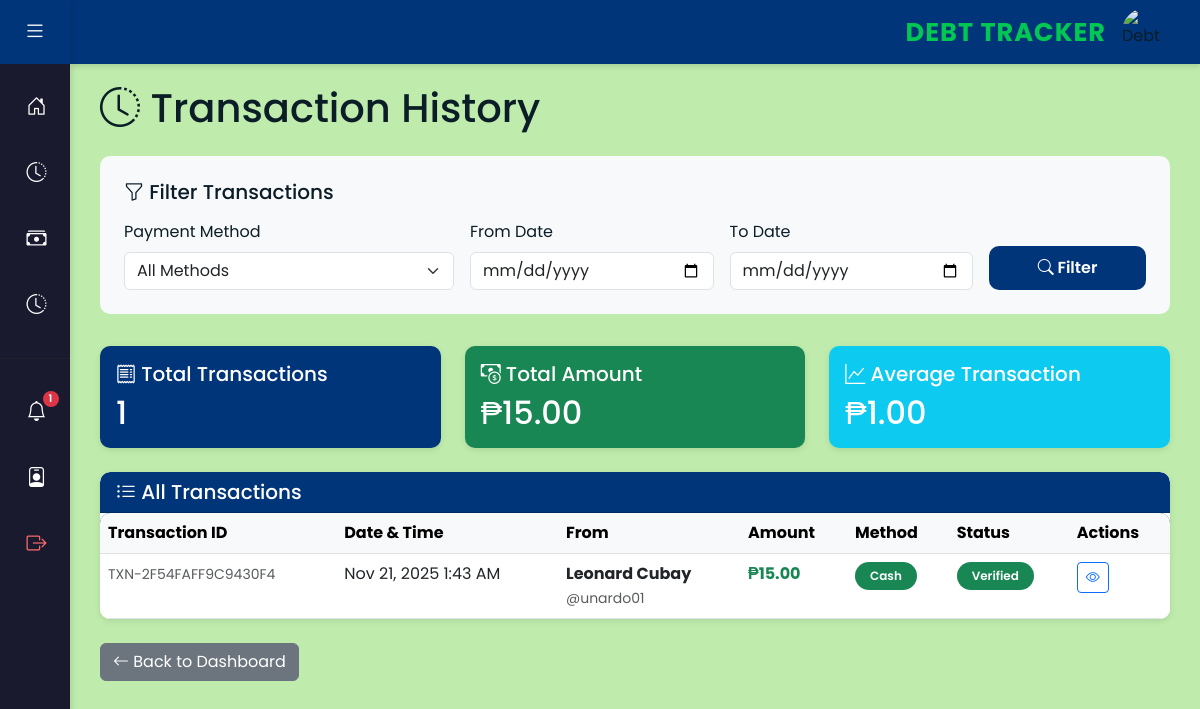
The app's page /transactions/ (signed in) with its own data.
### myapp/models.py (models this page shows, shortened)
class Payment(models.Model):
    PAYMENT_METHOD_CHOICES = [
        ('cash', 'Cash'),
        ('gcash', 'GCash'),
    ]
    PAYMENT_STATUS_CHOICES = [
        ('pending_debtor_proof', 'Awaiting Debtor Proof'),
        ('pending_creditor_proof', 'Awaiting Creditor Proof'),
        ('completed', 'Completed'),
        ('rejected', 'Rejected'),
    ]
    debt = models.ForeignKey(
        Debt,
        on_delete=models.CASCADE,
        related_name='payments',
        help_text="Associated debt for this payment"
    )
    payer = models.ForeignKey(
        settings.AUTH_USER_MODEL,
        on_delete=models.CASCADE,
        related_name='payments_made',
        help_text="User who made the payment"
    )
    amount = models.DecimalField(
        max_digits=10,
        decimal_places=2,
        validators=[MinValueValidator(0.01)],
        help_text="Amount paid"
    )
    method = models.CharField(
        max_length=20,
        choices=PAYMENT_METHOD_CHOICES,
        help_text="Payment method used"
    )
    reference_number = models.CharField(
        max_length=100,
        blank=True,
        null=True,
        help_text="Transaction/Reference number (optional)"
    )
    debtor_proof = models.FileField(
        upload_to='payment_proofs/debtor/%Y/%m/%d/',
        blank=True,
        null=True,
        help_text="Debtor's proof of payment (for cash payments)"
    )
    creditor_proof = models.FileField(
        upload_to='payment_proofs/creditor/%Y/%m/%d/',
        blank=True,
        null=True,
        help_text="Creditor's proof of receipt (for cash payments)"
    )
    payment_date = models.DateTimeField(
        blank=True,
        null=True,
        help_text="Date when payment was completed"
    )
    status = models.CharField(
        max_length=30,
        choices=PAYMENT_STATUS_CHOICES,
        default='completed',
        help_text="Payment verification status"
    )
    receipt_no = models.CharField(
        max_length=50,
        unique=True,
        default=uuid.uuid4,
        editable=False,
        help_text="Unique receipt number"
    )
    transaction_id = models.CharField(
        max_length=100,
        unique=True,
        editable=False,
        default='',
        help_text="Unique transaction ID"
    )
    receipt_file = models.FileField(
        upload_to='receipts/',
        blank=True,
        null=True,
        help_text="Generated PDF receipt"
    )
    created_at = models.DateTimeField(
        auto_now_add=True,
        help_text="Date when payment was recorded"
    )
    verified_at = models.DateTimeField(
        blank=True,
        null=True,
        help_text="Date when payment was verified"
    )
    class Meta:
        verbose_name = 'Payment'
        verbose_name_plural = 'Payments'
        ordering = ['-created_at']
        indexes = [
            models.Index(fields=['debt', 'status']),
            models.Index(fields=['payer', 'created_at']),
        ]

class CustomUser(AbstractBaseUser, PermissionsMixin):
    ROLE_CHOICES = [
        ('creditor', 'Creditor'),
        ('debtor', 'Debtor'),
        ('admin', 'Admin'),
    ]
    username = models.CharField(
        max_length=150,
        unique=True,
        help_text="Required. 150 characters or fewer. Unique username."
    )
    full_name = models.CharField(
        max_length=255,
        help_text="Full name of the user"
    )
    email = models.EmailField(
        max_length=255,
        blank=True,
        null=True,
        help_text="Email address (optional)"
    )
    profile_picture = models.ImageField(
        upload_to='profile_pictures/',
        blank=True,
        null=True,
        help_text="Profile picture (optional)"
    )
    profile_summary = models.TextField(
        blank=True,
        null=True,
        help_text="Short bio or profile summary (optional)"
    )
    account_type = models.CharField(
        max_length=20,
        choices=ROLE_CHOICES,
        help_text="User role: Creditor, Debtor, or Admin"
    )
    is_active = models.BooleanField(default=True)
    is_staff = models.BooleanField(default=False)
    date_joined = models.DateTimeField(auto_now_add=True)
    objects = CustomUserManager()
    USERNAME_FIELD = 'username'
    REQUIRED_FIELDS = ['full_name']
    class Meta:
        verbose_name = 'User'
        verbose_name_plural = 'Users'
        ordering = ['-date_joined']

### myapp/views.py (the view, shortened to what this page needs)
# urls.py: path('transactions/', views.transaction_history, name='transaction_history'),
@login_required
def transaction_history(request):
    payments = Payment.objects.exclude(status='rejected')
    if request.user.account_type == 'debtor':
        payments = payments.filter(payer=request.user)
    elif request.user.account_type == 'creditor':
        payments = payments.filter(debt__creditor=request.user)
    method_filter = request.GET.get('method', '').strip()
    if method_filter:
        payments = payments.filter(method=method_filter)
    date_from = request.GET.get('date_from', '').strip()
    date_to = request.GET.get('date_to', '').strip()
    payments = payments.order_by('-payment_date', '-created_at')
    total_amount = sum(float(p.amount) for p in payments)
    context = {
        'payments': payments,
        'total_amount': total_amount,
        'total_count': payments.count(),
        'method_filter': method_filter,
        'date_from': date_from,
        'date_to': date_to,
    }
    return render(request, 'transaction_history.html', context)

### myapp/context_processors.py (called while the page is built)
def unread_notifications(request):
    if request.user.is_authenticated:
        unread_count = Notification.objects.filter(user=request.user, is_read=False).count()
        return {
            'unread_notifications_count': unread_count
        }
    return {
        'unread_notifications_count': 0
    }

### myapp/templates/transaction_history.html (shortened to what this page needs)
{% extends 'dashboard_base.html' %}
{% block content %}
<div class="row">
    <div class="col-12">
        <h1 class="mb-4">
            <i class="bi bi-clock-history"></i> Transaction History
        </h1>
    </div>
</div>
<div class="row">
    <div class="col-12">
        <div class="filter-card">
            <h5 class="mb-3"><i class="bi bi-funnel"></i> Filter Transactions</h5>
            <form method="get" action="{% url 'myapp:transaction_history' %}">
                <div class="row g-3">
                    <div class="col-md-4">
                        <label for="method" class="form-label">Payment Method</label>
                        <select class="form-select" id="method" name="method">
                            <option value="">All Methods</option>
                        </select>
                    </div>
                    <div class="col-md-3">
                        <label for="date_from" class="form-label">From Date</label>
                        <input type="date" class="form-control" id="date_from" name="date_from" value="{{ date_from }}">
                    </div>
                    <div class="col-md-3">
                        <label for="date_to" class="form-label">To Date</label>
                        <input type="date" class="form-control" id="date_to" name="date_to" value="{{ date_to }}">
                    </div>
                    <div class="col-md-2 d-flex align-items-end">
                        <button type="submit" class="btn btn-primary w-100">
                            <i class="bi bi-search"></i> Filter
                        </button>
                    </div>
                </div>
            </form>
        </div>
    </div>
</div>
<div class="row mb-4">
    <div class="col-md-4">
        <div class="card bg-primary text-white">
            <div class="card-body">
                <h5 class="card-title"><i class="bi bi-receipt"></i> Total Transactions</h5>
                <h2 class="mb-0">{{ payments.count }}</h2>
            </div>
        </div>
    </div>
    <div class="col-md-4">
        <div class="card bg-success text-white">
            <div class="card-body">
                <h5 class="card-title"><i class="bi bi-cash-coin"></i> Total Amount</h5>
                <h2 class="mb-0">₱{{ total_amount|floatformat:2 }}</h2>
            </div>
        </div>
    </div>
    <div class="col-md-4">
        <div class="card bg-info text-white">
            <div class="card-body">
                <h5 class="card-title"><i class="bi bi-graph-up"></i> Average Transaction</h5>
                <h2 class="mb-0">₱{% if payments.count > 0 %}{{ total_amount|floatformat:2|add:"0"|floatformat:0|divisibleby:payments.count|floatformat:2 }}{% else %}0.00{% endif %}</h2>
            </div>
        </div>
    </div>
</div>
<div class="row">
    <div class="col-12">
        <div class="card transaction-table">
            <div class="card-header bg-primary text-white">
                <h5 class="mb-0"><i class="bi bi-list-ul"></i> All Transactions</h5>
            </div>
            <div class="card-body p-0">
                {% if payments %}
                <div class="table-responsive">
                    <table class="table table-hover mb-0">
                        <thead class="table-light">
                            <tr>
                                <th>Transaction ID</th>
                                <th>Date & Time</th>
                                <th>{% if user.account_type == 'creditor' %}From{% else %}To{% endif %}</th>
                                <th>Amount</th>
                                <th>Method</th>
                                <th>Status</th>
                                <th>Actions</th>
                            </tr>
                        </thead>
                        <tbody>
                            {% for payment in payments %}
                            <tr>
                                <td>
                                    <small class="text-muted">{{ payment.transaction_id }}</small>
                                </td>
                                <td>{{ payment.created_at|date:"M d, Y g:i A" }}</td>
                                <td>
                                    {% if user.account_type == 'creditor' %}
                                        <strong>{{ payment.payer.full_name }}</strong>
                                        <br><small class="text-muted">@{{ payment.payer.username }}</small>
                                    {% else %}
                                        <strong>{{ payment.debt.creditor.full_name }}</strong>
                                        <br><small class="text-muted">@{{ payment.debt.creditor.username }}</small>
                                    {% endif %}
                                </td>
                                <td><strong class="text-success">₱{{ payment.amount|floatformat:2 }}</strong></td>
                                <td>
                                    {% if payment.method == 'gcash' %}
                                        <span class="badge method-badge-gcash">GCash</span>
                                    {% elif payment.method == 'cash' %}
                                        <span class="badge bg-success">Cash</span>
                                    {% else %}
                                        <span class="badge bg-secondary">{{ payment.get_method_display }}</span>
                                    {% endif %}
                                </td>
                                <td>
                                    <span class="badge bg-success">Verified</span>
                                </td>
                                <td>
                                    <div class="btn-group btn-group-sm">
                                        <a href="{% url 'myapp:view_receipt' payment.id %}" class="btn btn-outline-primary" title="View Receipt">
                                            <i class="bi bi-eye"></i>
                                        </a>
                                    </div>
                                </td>
                            </tr>
                            {% endfor %}
                        </tbody>
                    </table>
                </div>
                {% endif %}
            </div>
        </div>
    </div>
</div>
<div class="row mt-4">
    <div class="col-12">
        <a href="{% if user.account_type == 'creditor' %}{% url 'myapp:creditor_dashboard' %}{% else %}{% url 'myapp:debtor_dashboard' %}{% endif %}" class="btn btn-secondary">
            <i class="bi bi-arrow-left"></i> Back to Dashboard
        </a>
    </div>
</div>
{% endblock %}

### myapp/templates/dashboard_base.html (style rules this page uses)
:root { --primary-color: #00357a; --secondary-color: #004E89; --background-color: #bfecac; --accent-color: #A8E6CF; --text-color: #0B1D26; --white: #FFFFFF; --sidebar-bg: #1a1a2e; --sidebar-hover: #16213e; }
* { font-family: 'Poppins', sans-serif; }
body { min-height: 100vh; background-color: var(--background-color); color: var(--text-color); display: flex; }
.card { background-color: var(--white); border: none; border-radius: 10px; box-shadow: 0 2px 6px rgba(0,0,0,0.1); transition: transform 0.3s ease, box-shadow 0.3s ease; }
.card-header { border-radius: 10px 10px 0 0 !important; font-weight: 600; background-color: var(--primary-color) !important; color: var(--white) !important; }
.btn-primary { background-color: var(--primary-color); border: none; border-radius: 10px; padding: 10px 25px; font-weight: 600; color: var(--white); transition: all 0.3s ease; }
.table { border-radius: 10px; overflow: hidden; background-color: var(--white); }
.table thead { background-color: var(--primary-color); color: var(--white); }
.badge { padding: 8px 15px; border-radius: 20px; font-weight: 600; }
.bg-primary { background-color: var(--primary-color) !important; }

### myapp/templates/transaction_history.html (style rules this page uses)
.filter-card { background: #f8f9fa; border-radius: 10px; padding: 1.5rem; margin-bottom: 2rem; }
.transaction-table { background: white; border-radius: 10px; overflow: hidden; }

### records on screen
Payment: transaction_id "TXN-2F54FAFF9C9430F4", created_at "Nov 21, 2025 1:43 AM", payer.full_name "Leonard Cubay", payer.username "unardo01", amount "15.00", method "Cash"

### other values on screen
{{ unread_notifications_count }} "1"
{{ payments.count }} "1"
{{ total_amount|floatformat:2 }} "15.00"
